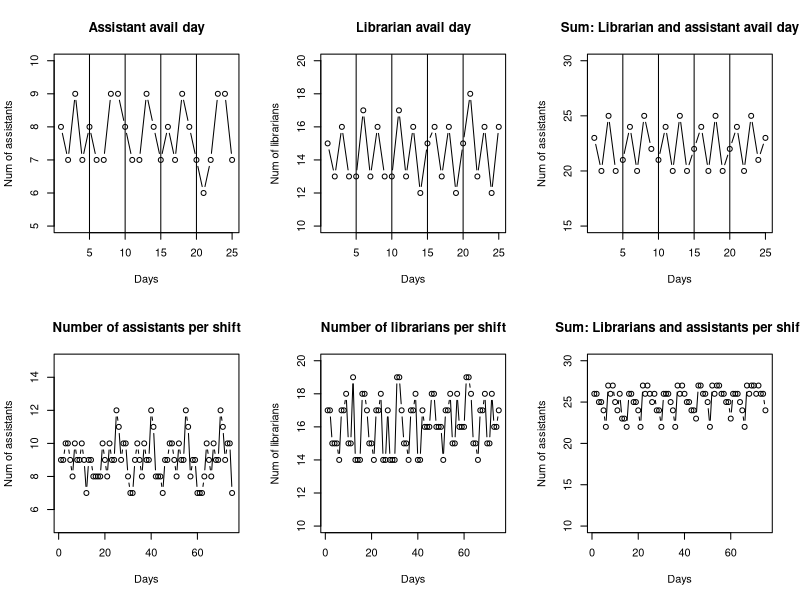

Generate this figure with R:
res <- read.csv("statfile.csv", header=TRUE, sep=",")
x11()
par(mfrow=c(2,3))
plot(res[,1], res[,2], xlab = "Days", ylab="Num of assistants",type="b", main="Assistant avail day", ylim=c(5,10))
abline(v=c(5,10,15,20))
plot(res[,1], res[,3], xlab = "Days", ylab="Num of librarians", type="b", main="Librarian avail day", ylim=c(10,20))
abline(v=c(5,10,15,20))
plot(res[,1], res[,2] + res[,3], xlab = "Days", ylab="Num of assistants",type="b", main="Sum: Librarian and assistant avail day", ylim=c(15,30))
abline(v=c(5,10,15,20))
res2 <- read.csv("statfile2.csv", header=TRUE, sep=",")
plot(res2[,1], res2[,2], xlab = "Days", ylab="Num of assistants", type="b", main="Number of assistants per shift", ylim=c(5,15))
plot(res2[,1], res2[,3], xlab = "Days", ylab="Num of librarians", type="b", main="Number of librarians per shift", ylim=c(10,20))
plot(res2[,1], res2[,2] + res2[,3], xlab = "Days", ylab="Num of assistants",type="b", main="Sum: Librarians and assistants per shift", ylim=c(10,30))

